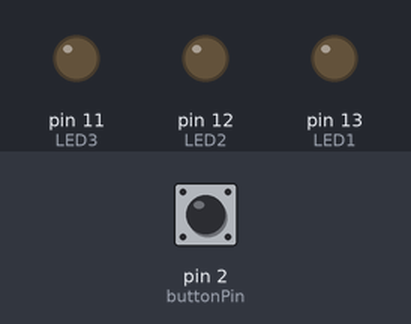
A sketch run on a simulated Arduino Uno, built with avr-gcc and run on an emulated ATmega328P. Parts: output pins drawn as LEDs (lit = HIGH). Dashed ring = blinking. The inputs (shaded band) are chosen by the test bench; at power-on: pin 2 (buttonPin) LOW.

Above: at 1.2 s.
1.3 s: pin 2 (buttonPin) pulled HIGH for 0.15 s
At 1.45 s:
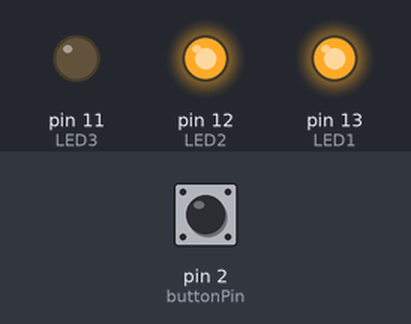
4.3 s: pin 2 (buttonPin) pulled HIGH for 3.2 s
At 4.55 s:
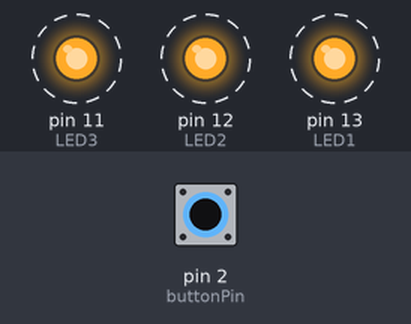
Timing chart, 0 to 9.3 s (numbered marks = the images above; inputs shaded):
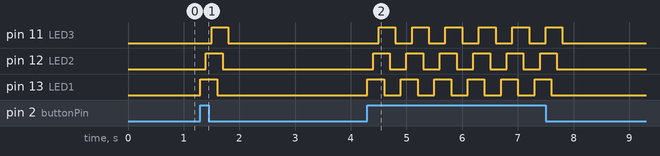

Measured:
- after the input at 1.3 s, pin 11 (LED3): LOW → HIGH after 0.20 s, → LOW 0.30 s later; pin 12 (LED2): LOW → HIGH after 0.10 s, → LOW 0.30 s later; pin 13 (LED1): LOW → HIGH at once, → LOW 0.30 s later
- after the input at 4.3 s, pin 11 (LED3): alternates HIGH for 0.30 s and LOW for 0.30 s, 12 changes in all, then stays LOW, starting after 0.20 s; pin 12 (LED2): alternates HIGH for 0.30 s and LOW for 0.30 s, 12 changes in all, then stays LOW, starting after 0.10 s

The sketch:

3led-sequence.ino
```cpp
// simple sequentuall turn on/off of 3 leds
const int LED1 = 13;
const int LED2 = 12;
const int LED3 = 11;

//setting pin for button
const int buttonPin = 2;

//value of button
int buttonState = 0;

//setting up used pins
void setup() {

  //outputs for LEDS
  pinMode(LED1, OUTPUT);
  pinMode(LED2, OUTPUT);
  pinMode(LED3, OUTPUT);

  //setup button
  pinMode(buttonPin, INPUT);
}

//looped code
void loop() {

  //read button value;
  buttonState = digitalRead(buttonPin);

  //if its pressed loop LEDS
  if (buttonState == HIGH){
  //looping through LEDS
    digitalWrite(LED1, HIGH);//turn on led1
    delay(100);              //wait 200ms
    digitalWrite(LED2, HIGH);
    delay(100);
    digitalWrite(LED3, HIGH);
    delay(100);
    digitalWrite(LED1, LOW); //turn off led1
    delay(100);
    digitalWrite(LED2, LOW);
    delay(100);
    digitalWrite(LED3, LOW);
    delay(100);
  }
}
```
